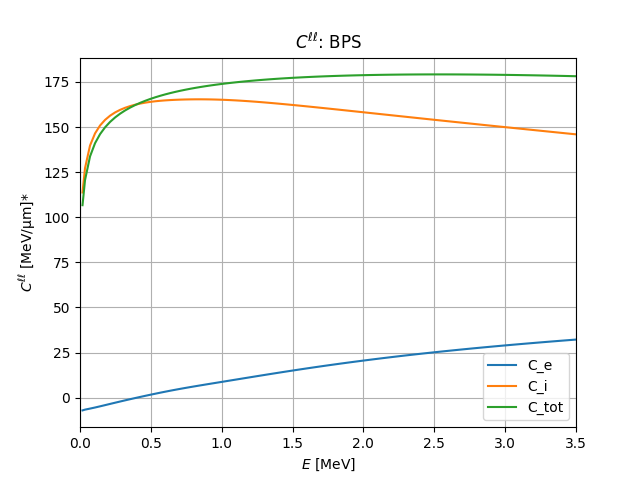

This figure's Python source:

import numpy as np
import matplotlib.pylab as plt
from matplotlib import rc, rcParams

#############################################
# Read in data from an ASCII data table
data = np.genfromtxt('ccoeff_1.out')
E = data[:, 1]          # [keV]
Clle = data[:, 2]      # [MeV/mu-m]
Clli = data[:, 3]      # [MeV/mu-m]
Cll = data[:, 4]       # [MeV/mu-m]
Clle_c = data[:, 5]      # [MeV/mu-m]
Clli_c = data[:, 6]      # [MeV/mu-m]
Cll_c = data[:, 7]       # [MeV/mu-m]
Clle_q = data[:, 8]      # [MeV/mu-m]
Clli_q = data[:, 9]      # [MeV/mu-m]
Cll_q = data[:, 10]       # [MeV/mu-m]

#############################################
# plot stopping power total
plt.plot(E,Clle, label='C_e')
plt.plot(E,Clli, label='C_i')
plt.plot(E,Cll, label='C_tot')

#
xmax = 3.5
ymax = 5.0
plt.xlim(0, xmax)
#plt.ylim(-8, 5)
plt.xlabel(r'$E \,\, {\rm [MeV]}$')
plt.ylabel(r'$C^{\ell \ell} \,\, {\rm [MeV/\mu m]}$*')
plt.title(r'$C^{\ell\ell}$: BPS')
plt.legend(loc=0)
plt.grid(True)
plt.savefig('plot_ccoeff_1.png')
plt.show()


#############################################
# plot stopping power classical
plt.plot(E,Clle_c, label='C_e_c')
plt.plot(E,Clli_c, label='C_i_c')
plt.plot(E,Cll_c, label='C_tot_c')

#
xmax = 3.5
ymax = 5.0
plt.xlim(0, xmax)
#plt.ylim(-8, 5)
plt.xlabel(r'$E \,\, {\rm [MeV]}$')
plt.ylabel(r'$C^{\ell \ell, C} \,\, {\rm [MeV/\mu m]}$*')
plt.title(r'classical: $C^{\ell\ell, C}$: BPS')
plt.legend(loc=0)
plt.grid(True)
plt.savefig('plot_ccoeff_2.png')
plt.show()

#############################################
# plot stopping power quantum
plt.plot(E,Clle_q, label='C_e_q')
plt.plot(E,Clli_q, label='C_i_q')
#plt.plot(E,Cll_q, label='C_tot_q')

#
xmax = 3.5
ymax = 5.0
plt.xlim(0, xmax)
#plt.ylim(-8, 5)
plt.xlabel(r'$E \,\, {\rm [MeV]}$')
plt.ylabel(r'$C^{\ell \ell, Q} \,\, {\rm [MeV^2/\mu m]}$**')
plt.title(r'quantum: $C^{\ell\ell, Q}$: BPS')
plt.legend(loc=0)
plt.grid(True)
plt.savefig('plot_ccoeff_3.png')
plt.show()
